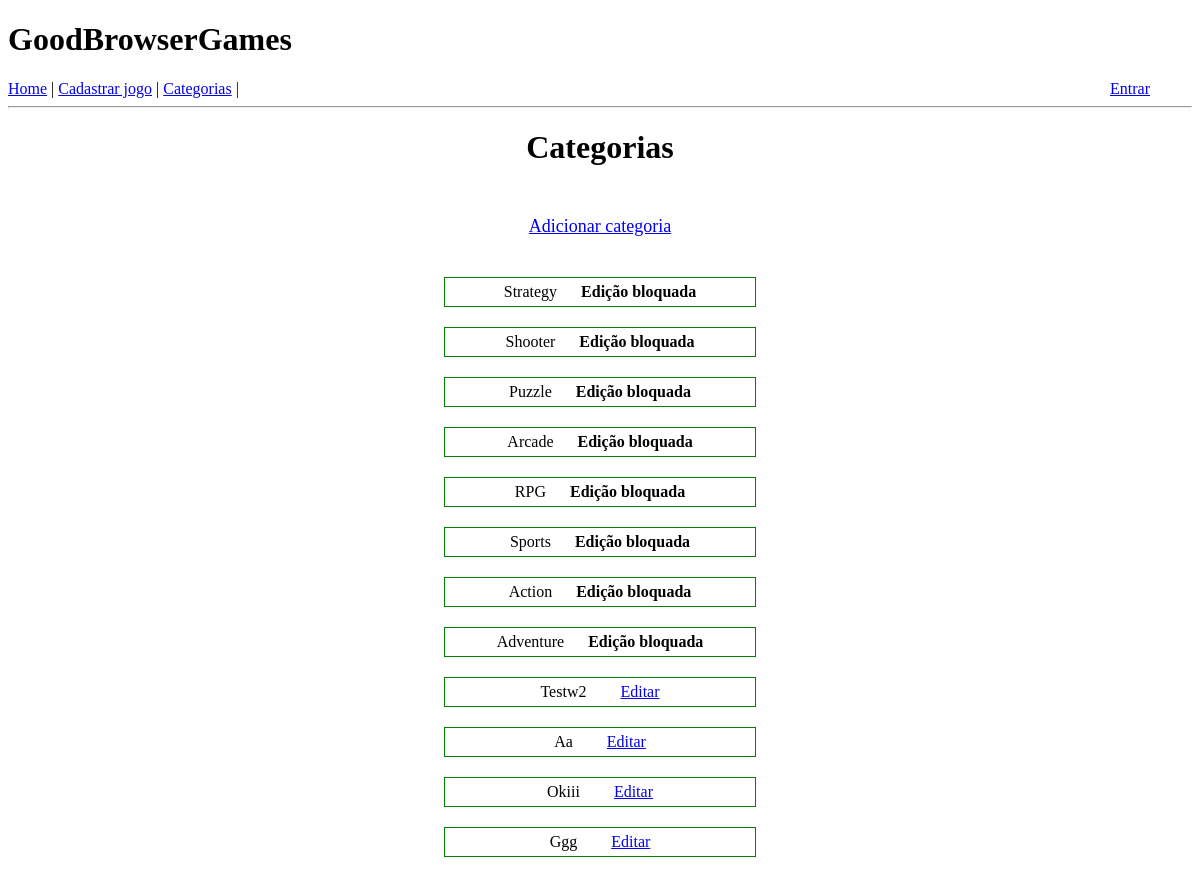
Page /listar-categorias on the committed database.
### app/models.py (models this page shows)
class Categoria(db.Model):
    id = db.Column(db.Integer, primary_key=True)
    nome = db.Column(db.String(64), index=True, unique=True)

### app/routes.py (the view)
@app.route("/listar-categorias", methods=["GET", "POST"])
def listar_categorias():
    categorias_base = [
        "Strategy",
        "Shooter",
        "Puzzle",
        "Arcade",
        "RPG",
        "Sports",
        "Action",
        "Adventure",
    ]
    categorias = list(Categoria.query.all())
    return render_template("lista_categorias.html", categorias=categorias, padroes=categorias_base)

### app/templates/lista_categorias.html (shortened to what this page needs)
{% extends "base.html" %}
{% block content %}
    <div id="container">
        <h1 style="margin-bottom: 50px;">Categorias</h1>
        <div>
            <p style="margin-bottom: 40px; font-size: large;"><a href="/criar-categoria">Adicionar categoria</a></p>
        </div>
        {% for cat in padroes %}
        <div class="categoria">
            <span>{{ cat }}</span>
            <p style="display: inline; margin-left: 20px;"><b>Edição bloquada</b></p>
        </div>
        {% endfor %}
        {% if categorias %}
            {% for cat in categorias %}
            <div class="categoria">
                <span>{{ cat.nome.capitalize() }}</span>
                <p class="botoes"><a href="/editar-categoria/{{cat.id}}">Editar</a></p>
            </div>
            {% endfor %}
        {% endif %}
    </div>
{% endblock %}

### app/templates/lista_categorias.html (style rules this page uses)
#container { text-align: center; }
.categoria { border: 1px solid green; max-width: 300px; margin-left: auto; margin-right: auto; margin-top: 20px; margin-bottom: 20px; padding: 5px; text-align: center; }
.botoes { display: inline; width: 48%; margin-left: 30px; }

### rows in the picture
Categoria: nome "Testw2"
Categoria: nome "Aa"
Categoria: nome "Okiii"
Categoria: nome "Ggg"

### other values in the picture
{{ cat }} "Strategy" "Shooter" "Puzzle" "Arcade" "RPG" "Sports" "Action" "Adventure"
